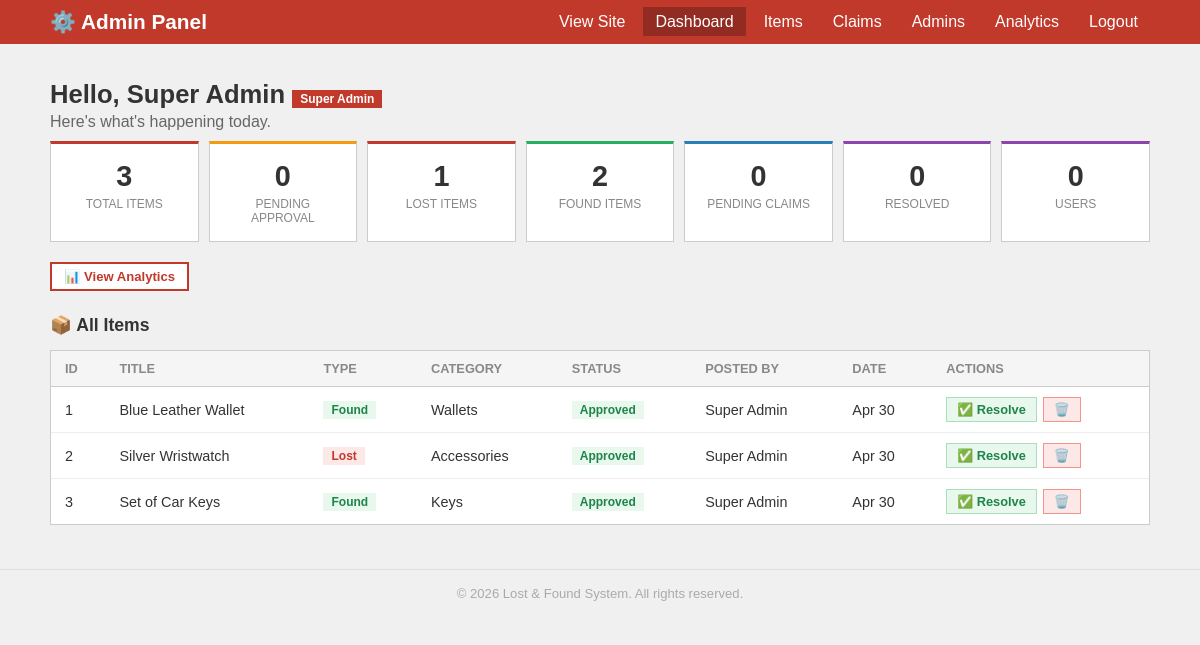
Page /admin_dashboard.php (signed in) on the committed database.
### tables this page shows
CREATE TABLE items (
    id            INT          AUTO_INCREMENT PRIMARY KEY,
    title         VARCHAR(255) NOT NULL,
    description   TEXT         NOT NULL,
    type          ENUM('Lost', 'Found') NOT NULL,
    category      VARCHAR(50)  NOT NULL DEFAULT 'Other',
    location      VARCHAR(255) NOT NULL DEFAULT '',
    status        ENUM('pending', 'approved', 'rejected', 'claimed', 'resolved') DEFAULT 'pending',
    user_id       INT          NULL,
    approved_by   INT          NULL,
    resolved_at   DATETIME     NULL,
    date          TIMESTAMP    DEFAULT CURRENT_TIMESTAMP,
    FOREIGN KEY (user_id)     REFERENCES users(id) ON DELETE SET NULL,
    FOREIGN KEY (approved_by) REFERENCES users(id) ON DELETE SET NULL
);

CREATE TABLE users (
    id            INT          AUTO_INCREMENT PRIMARY KEY,
    full_name     VARCHAR(100) NOT NULL,
    email         VARCHAR(150) NOT NULL UNIQUE,
    phone         VARCHAR(20)  NOT NULL,
    password      VARCHAR(255) NOT NULL,
    user_type     ENUM('student', 'faculty', 'admin_request') NOT NULL DEFAULT 'student',
    role          ENUM('user', 'sub_admin', 'super_admin') DEFAULT 'user',
    is_verified   TINYINT(1)   DEFAULT 0,
    otp           VARCHAR(6)   NULL,
    otp_expiry    DATETIME     NULL,
    created_at    TIMESTAMP    DEFAULT CURRENT_TIMESTAMP
);

### db.php (called while the page is built, shortened)
<?php
function isSuperAdmin() {
    if ($_SESSION['role'] == 'super_admin') return true;
    return false;
}
?>

### admin_dashboard.php (the view, shortened to what this page needs)
<?php
require_once 'db.php';
$q = $conn->query("SELECT COUNT(*) as c FROM items");
$total_items = $q->fetch_assoc()['c'];
$q = $conn->query("SELECT COUNT(*) as c FROM items WHERE status='pending'");
$pending_items = $q->fetch_assoc()['c'];
$q = $conn->query("SELECT COUNT(*) as c FROM items WHERE type='Lost' AND status='approved'");
$lost_count = $q->fetch_assoc()['c'];
$q = $conn->query("SELECT COUNT(*) as c FROM items WHERE type='Found' AND status='approved'");
$found_count = $q->fetch_assoc()['c'];
$q = $conn->query("SELECT COUNT(*) as c FROM items WHERE status='resolved'");
$resolved = $q->fetch_assoc()['c'];
$q = $conn->query("SELECT COUNT(*) as c FROM claims WHERE status='pending'");
$pending_claims = $q->fetch_assoc()['c'];
$q = $conn->query("SELECT COUNT(*) as c FROM users WHERE role='user'");
$user_count = $q->fetch_assoc()['c'];
$items_result = $conn->query("SELECT i.*, u.full_name AS posted_by FROM items i LEFT JOIN users u ON i.user_id = u.id ORDER BY i.date DESC");
include 'components/header.php';
include 'components/admin_navbar.php';
?>
<div class="container">
    <div class="page-header" style="text-align:left;">
        <h1>
            Hello, <?php echo htmlspecialchars($_SESSION['full_name']); ?>
            <?php if (isSuperAdmin()): ?>
                <span class="badge badge-super">Super Admin</span>
            <?php else: ?>
                <span class="badge badge-admin">Sub Admin</span>
            <?php endif; ?>
        </h1>
        <p>Here's what's happening today.</p>
    </div>
    <div class="stats-grid">
        <div class="stat-card">
            <div class="stat-number"><?php echo $total_items; ?></div>
            <div class="stat-label">Total Items</div>
        </div>
        <div class="stat-card stat-pending">
            <div class="stat-number"><?php echo $pending_items; ?></div>
            <div class="stat-label">Pending Approval</div>
        </div>
        <div class="stat-card stat-lost">
            <div class="stat-number"><?php echo $lost_count; ?></div>
            <div class="stat-label">Lost Items</div>
        </div>
        <div class="stat-card stat-found">
            <div class="stat-number"><?php echo $found_count; ?></div>
            <div class="stat-label">Found Items</div>
        </div>
        <div class="stat-card stat-claims">
            <div class="stat-number"><?php echo $pending_claims; ?></div>
            <div class="stat-label">Pending Claims</div>
        </div>
        <div class="stat-card" style="border-top-color:#8e44ad;">
            <div class="stat-number"><?php echo $resolved; ?></div>
            <div class="stat-label">Resolved</div>
        </div>
        <div class="stat-card stat-users">
            <div class="stat-number"><?php echo $user_count; ?></div>
            <div class="stat-label">Users</div>
        </div>
    </div>
    <div style="display:flex;gap:10px;flex-wrap:wrap;margin-bottom:24px;">
        <a href="analytics.php" class="btn btn-outline btn-sm">📊 View Analytics</a>
    </div>
    <h2 style="font-size:1.1rem;margin-bottom:14px;">📦 All Items</h2>
    <div class="admin-table-wrap">
        <table class="admin-table">
            <thead>
                <tr>
                    <th>ID</th>
                    <th>Title</th>
                    <th>Type</th>
                    <th>Category</th>
                    <th>Status</th>
                    <th>Posted By</th>
                    <th>Date</th>
                    <th>Actions</th>
                </tr>
            </thead>
            <tbody>
                <?php if ($items_result && $items_result->num_rows > 0): ?>
                    <?php while ($item = $items_result->fetch_assoc()): ?>
                        <tr>
                            <td><?php echo $item['id']; ?></td>
                            <td><?php echo htmlspecialchars($item['title']); ?></td>
                            <td>
                                <?php if ($item['type'] == 'Lost'): ?>
                                    <span class="badge badge-lost">Lost</span>
                                <?php else: ?>
                                    <span class="badge badge-found">Found</span>
                                <?php endif; ?>
                            </td>
                            <td><?php echo htmlspecialchars($item['category']); ?></td>
                            <td><span class="badge badge-<?php echo $item['status']; ?>"><?php echo ucfirst($item['status']); ?></span></td>
                            <td><?php echo htmlspecialchars($item['posted_by'] ?? 'System'); ?></td>
                            <td><?php echo date('M d', strtotime($item['date'])); ?></td>
                            <td>
                                <div class="action-group">
                                    <?php if ($item['status'] == 'claimed' || $item['status'] == 'approved'): ?>
                                        <a href="resolve_item.php?id=<?php echo $item['id']; ?>&src=admin" class="btn-approve" onclick="return confirm('Mark as resolved?');">✅ Resolve</a>
                                    <?php endif; ?>
                                    <a href="admin_dashboard.php?delete=<?php echo $item['id']; ?>" class="btn-delete" onclick="return confirm('Delete this item?');">🗑️</a>
                                </div>
                            </td>
                        </tr>
                    <?php endwhile; ?>
                <?php else: ?>
                    <tr><td colspan="8" style="text-align:center;color:#999;padding:24px;">No items.</td></tr>
                <?php endif; ?>
            </tbody>
        </table>
    </div>
</div>
<?php include 'components/footer.php'; ?>

### style.css (style rules this page uses)
body { font-family: Arial, sans-serif; background: #f0f0f0; margin: 0; padding: 0; color: #333; }
a { color: #c0392b; }
.container { max-width: 1100px; margin: 0 auto; padding: 20px; }
.page-header { padding: 16px 0 10px; text-align: center; }
.page-header h1 { font-size: 1.6rem; margin: 0 0 4px 0; }
.page-header p { color: #666; margin: 0; }
.badge { display: inline-block; padding: 2px 8px; font-size: 0.75rem; font-weight: bold; }
.badge-lost { background: #fde8e8; color: #c0392b; }
.badge-found { background: #e8f8ed; color: #1e8449; }
.badge-approved { background: #e8f8ed; color: #1e8449; }
.badge-super { background: #c0392b; color: #fff; }
.btn { display: inline-block; padding: 8px 18px; font-size: 0.9rem; font-weight: bold; border: none; cursor: pointer; text-align: center; text-decoration: none; }
.btn-outline { background: #fff; color: #c0392b; border: 2px solid #c0392b; }
.btn-sm { padding: 5px 12px; font-size: 0.82rem; }
.btn-approve { display: inline-block; padding: 4px 10px; font-size: 0.8rem; font-weight: bold; color: #1e8449; background: #e8f8ed; border: 1px solid #a9dfbf; text-decoration: none; }
.btn-delete { display: inline-block; padding: 4px 10px; font-size: 0.8rem; font-weight: bold; color: #922b21; background: #fde8e8; border: 1px solid #f1948a; text-decoration: none; }
.action-group { display: flex; gap: 6px; }
.stats-grid { display: grid; grid-template-columns: repeat(auto-fit, minmax(130px, 1fr)); gap: 10px; margin-bottom: 20px; }
.stat-card { background: #fff; border: 1px solid #ccc; border-top: 3px solid #c0392b; padding: 16px; text-align: center; }
.stat-number { font-size: 1.8rem; font-weight: bold; }
.stat-label { font-size: 0.75rem; color: #888; text-transform: uppercase; margin-top: 4px; }
.stat-card.stat-found { border-top-color: #27ae60; }
.stat-card.stat-pending { border-top-color: #f39c12; }
.stat-card.stat-claims { border-top-color: #2980b9; }
.stat-card.stat-users { border-top-color: #8e44ad; }
.admin-table-wrap { background: #fff; border: 1px solid #ccc; overflow-x: auto; }
.admin-table { width: 100%; border-collapse: collapse; }
.admin-table th { padding: 10px 14px; text-align: left; font-size: 0.8rem; color: #888; text-transform: uppercase; border-bottom: 1px solid #ccc; background: #f5f5f5; }
.admin-table td { padding: 10px 14px; font-size: 0.9rem; border-bottom: 1px solid #eee; vertical-align: middle; }
.admin-table tbody tr:last-child td { border-bottom: none; }

### rows in the picture
items: id "1", title "Blue Leather Wallet", type "Found", category "Wallets", status "Approved", user.full_name "Super Admin", date "Apr 30"
items: id "2", title "Silver Wristwatch", type "Lost", category "Accessories", status "Approved", user.full_name "Super Admin", date "Apr 30"
items: id "3", title "Set of Car Keys", type "Found", category "Keys", status "Approved", user.full_name "Super Admin", date "Apr 30"

### other values in the picture
$_SESSION['full_name'] "Super Admin"
$total_items "3"
$pending_items "0"
$lost_count "1"
$found_count "2"
$pending_claims "0"
$resolved "0"
$user_count "0"
